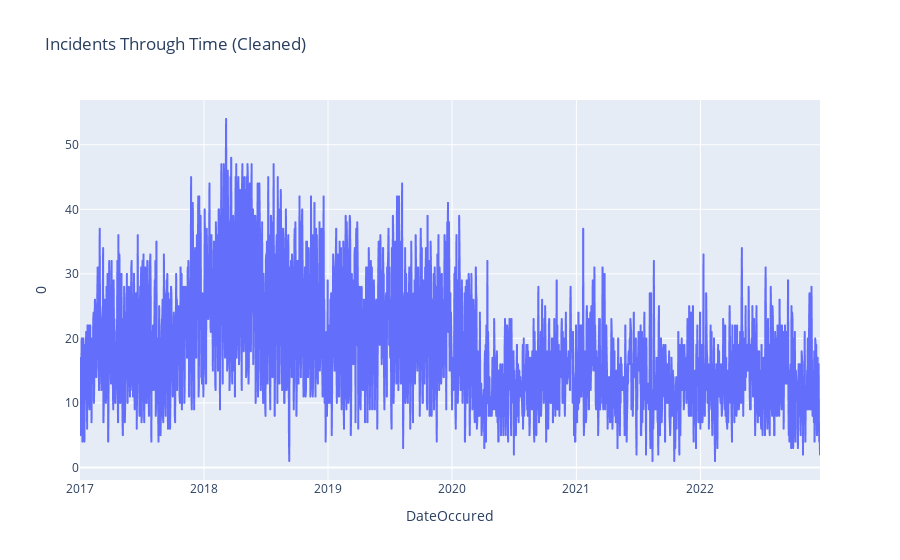

This figure's notebook cell:
### Markdown cell above
## From this chart we can find that there're some entry error in the dates, as there are dates after 2022, also the data before 2022 are so biased as before 2017 all the total numbers of incidents were hardly 1 incident per each date, that will lead to poor predictions, finally there're some outlied data that need to be droped.

### Code cell
data = data[data.year<=2022][data.year>=2017]
px.line(data, x="DateOccured", y=0, title='Incidents Through Time (Cleaned)')

### Figure 1 — Plotly figure (JSON) as saved in the notebook; plotly's stock layout.template omitted (floating-point values rounded to 4 significant figures; data arrays with more than 128 entries replaced by an {"elided": "..."} marker saying what was removed)
{"data": [{"hovertemplate": "DateOccured=%{x}<br>0=%{y}<extra></extra>", "legendgroup": "", "line": {"color": "#636efa", "dash": "solid"}, "marker": {"symbol": "circle"}, "mode": "lines", "name": "", "showlegend": false, "type": "scattergl", "x": {"elided": "2178 str values"}, "xaxis": "x", "y": {"elided": "2178 int values"}, "yaxis": "y"}], "layout": {"legend": {"tracegroupgap": 0}, "title": {"text": "Incidents Through Time (Cleaned)"}, "xaxis": {"anchor": "y", "domain": [0, 1], "title": {"text": "DateOccured"}}, "yaxis": {"anchor": "x", "domain": [0, 1], "title": {"text": "0"}}}}
